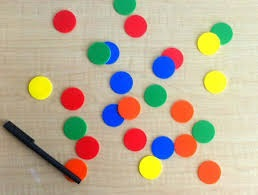
#> input picture q2/balls.jpg, 258 x 195 px
$ python BilateralCleaning.py
#> lines starting #> are read from the running program, lines starting #| are printed output that depends on the picture
# Omar_Ryyan, 322283755
# Abdulrahman_Assi, 212371421

# Please replace the above comments with your names and ID numbers in the same format.
import cv2
import numpy as np
import matplotlib.pyplot as plt
'''''
balls sol :
radius = 5
stdSpatial =  100
stdIntensity = 20

NoisyGrayImage sol :
radius = 10
stdSpatial = 20
stdIntensity = 100

taj sol :
radius = 5
stdSpatial = 100
stdIntensity = 20
 ## not sure that this is optimal tho. TODO://these params are optimal i think, we will go with those
  # same paramters looks good for  balls.jpg what do u think
'''''

# Gaussian helper function
def gaussian(x, sigma):
    return np.exp(-0.5 * (x / sigma) ** 2)

# cleans the image using bilateral filtering
def clean_Gaussian_noise_bilateral(im, radius, stdSpatial, stdIntensity):

    im = im.astype(np.float64)  # Ensure working with float64 for accuracy
    rows, cols = im.shape

    # Define the window size
    window_size = 2 * radius + 1

    # Pad the image to handle edges (padding with reflect mode)
    padded_im = np.pad(im, radius, mode='reflect')

    # Create spatial Gaussian kernel
    x, y = np.meshgrid(np.arange(-radius, radius + 1), np.arange(-radius, radius + 1))
    gs = gaussian(np.sqrt(x**2 + y**2), stdSpatial)

    # Normalize the spatial Gaussian kernel
    gs = gs / gs.sum()

    # Create a shifted view of the image for easy access to neighborhoods
    windows = np.lib.stride_tricks.sliding_window_view(padded_im, (window_size, window_size))
    windows = windows.reshape((rows, cols, window_size, window_size))

    # Calculate intensity differences
    intensity_diff = windows - im[:, :, np.newaxis, np.newaxis]

    # Compute intensity Gaussian
    gi = gaussian(intensity_diff, stdIntensity)

    # Combine spatial and intensity weights
    weights = gs * gi

    # Normalize the weights
    weights = weights / weights.sum(axis=(2, 3), keepdims=True)

    # Apply weights to the image and sum up
    filtered_im = np.sum(weights * windows, axis=(2, 3))
    return np.clip(filtered_im, 0, 255).astype(np.uint8) # Converting back to unit8


# Process multiple images
image_paths = ['balls.jpg', 'NoisyGrayImage.png', 'taj.jpg']

for image_path in image_paths:
    original_image = cv2.imread(image_path, cv2.IMREAD_GRAYSCALE)  # Load grayscale image directly
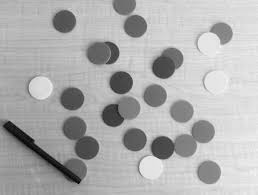
#> original_image: shape (195, 258); min 0, max 244, mean 175

    if original_image is None:
        print(f"Image file not found: {image_path}. Skipping.")
        continue

    # Define parameters based on the image
    if image_path == 'NoisyGrayImage.png':
        radius = 10
        stdSpatial = 20
        stdIntensity = 100
    else:  # Parameters for 'balls.jpg' and 'taj.jpg', works for both
        radius = 5
        stdSpatial = 100
        stdIntensity = 20

    # Apply the bilateral filter
    filtered_gray_image = clean_Gaussian_noise_bilateral(original_image, radius, stdSpatial, stdIntensity)
#> in clean_Gaussian_noise_bilateral, `padded_im = np.pad(im, radius, mode='reflect')`:
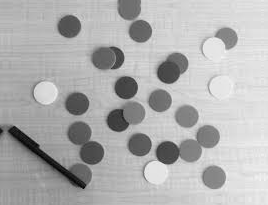
#> padded_im: shape (205, 268) float64; min 0, max 244, mean 176.3

    # Save the images into the directory
    cv2.imwrite(f"BilateralFiltered_{image_path}", filtered_gray_image)

    # Display the original and filtered images
    plt.figure(figsize=(10, 5))
    plt.subplot(121)
    plt.title(f"Original Grayscale Image ({image_path})")
    plt.imshow(original_image, cmap='gray')
    plt.axis("off")

    plt.subplot(122)
    plt.title("Filtered Grayscale Image")
    plt.imshow(filtered_gray_image, cmap='gray')
    plt.axis("off")

    plt.show()
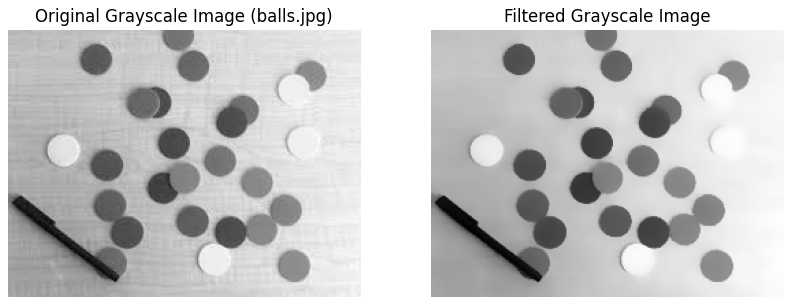
#> figure drawn by matplotlib, 2 panels
#> pass 2 of the loop `for image_path in image_paths:`:
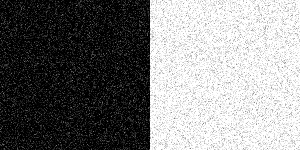
#> input picture q2/NoisyGrayImage.png, 300 x 150 px
#> original_image is the input picture: shape (150, 300); min 0, max 255, mean 127.4
#> im: shape (150, 300) float64
#> in clean_Gaussian_noise_bilateral (call 2), `padded_im = np.pad(im, radius, mode='reflect')`:
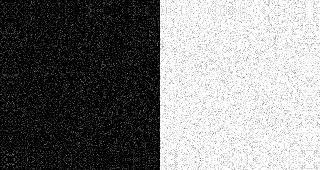
#> padded_im: shape (170, 320) float64; min 0, max 255, mean 127.4
#> filtered_im: shape (150, 300) float64
#> `plt.show()`:
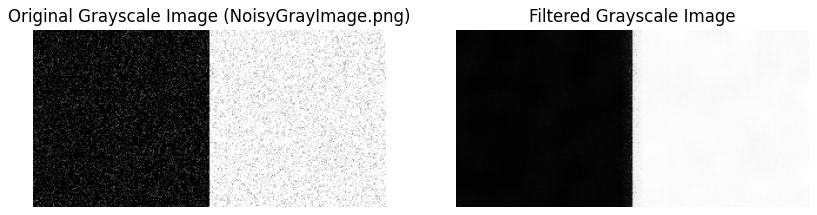
#> figure drawn by matplotlib, 2 panels
